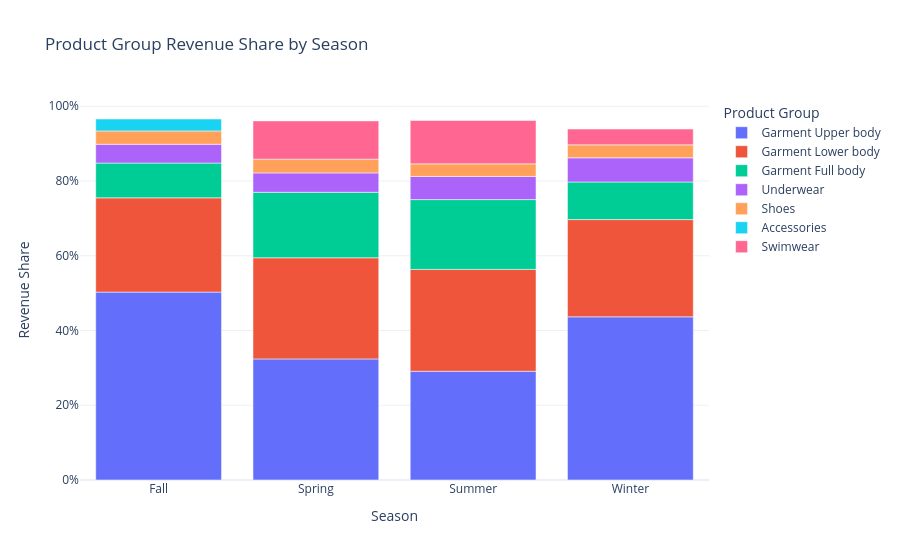

Write notebook code for a chart like this one.
### Code cell
pdf = season_group_share_ranked.toPandas()

fig = px.bar(
    pdf,
    x="season",
    y="revenue_share",
    color="product_group_name",
    title="Product Group Revenue Share by Season",
    labels={
        "season": "Season",
        "revenue_share": "Revenue Share",
        "product_group_name": "Product Group"
    }
)

fig.update_layout(
    yaxis_tickformat=".0%",
    template="plotly_white",
    legend_title_text="Product Group"
)

fig.show()

### Figure 1 — Plotly figure (JSON) as saved in the notebook; plotly's stock layout.template omitted (floating-point values rounded to 4 significant figures)
{"data": [{"hovertemplate": "Product Group=Garment Upper body<br>Season=%{x}<br>Revenue Share=%{y}<extra></extra>", "legendgroup": "Garment Upper body", "marker": {"color": "#636efa", "pattern": {"shape": ""}}, "name": "Garment Upper body", "orientation": "v", "showlegend": true, "textposition": "auto", "x": ["Fall", "Spring", "Summer", "Winter"], "xaxis": "x", "y": [0.5028, 0.324, 0.2909, 0.4366], "yaxis": "y", "type": "bar"}, {"hovertemplate": "Product Group=Garment Lower body<br>Season=%{x}<br>Revenue Share=%{y}<extra></extra>", "legendgroup": "Garment Lower body", "marker": {"color": "#EF553B", "pattern": {"shape": ""}}, "name": "Garment Lower body", "orientation": "v", "showlegend": true, "textposition": "auto", "x": ["Fall", "Spring", "Summer", "Winter"], "xaxis": "x", "y": [0.2522, 0.2706, 0.2726, 0.2602], "yaxis": "y", "type": "bar"}, {"hovertemplate": "Product Group=Garment Full body<br>Season=%{x}<br>Revenue Share=%{y}<extra></extra>", "legendgroup": "Garment Full body", "marker": {"color": "#00cc96", "pattern": {"shape": ""}}, "name": "Garment Full body", "orientation": "v", "showlegend": true, "textposition": "auto", "x": ["Fall", "Spring", "Summer", "Winter"], "xaxis": "x", "y": [0.09312, 0.1752, 0.1868, 0.1007], "yaxis": "y", "type": "bar"}, {"hovertemplate": "Product Group=Underwear<br>Season=%{x}<br>Revenue Share=%{y}<extra></extra>", "legendgroup": "Underwear", "marker": {"color": "#ab63fa", "pattern": {"shape": ""}}, "name": "Underwear", "orientation": "v", "showlegend": true, "textposition": "auto", "x": ["Fall", "Spring", "Summer", "Winter"], "xaxis": "x", "y": [0.05027, 0.05185, 0.06195, 0.06459], "yaxis": "y", "type": "bar"}, {"hovertemplate": "Product Group=Shoes<br>Season=%{x}<br>Revenue Share=%{y}<extra></extra>", "legendgroup": "Shoes", "marker": {"color": "#FFA15A", "pattern": {"shape": ""}}, "name": "Shoes", "orientation": "v", "showlegend": true, "textposition": "auto", "x": ["Fall", "Spring", "Summer", "Winter"], "xaxis": "x", "y": [0.0357, 0.03684, 0.03361, 0.03479], "yaxis": "y", "type": "bar"}, {"hovertemplate": "Product Group=Accessories<br>Season=%{x}<br>Revenue Share=%{y}<extra></extra>", "legendgroup": "Accessories", "marker": {"color": "#19d3f3", "pattern": {"shape": ""}}, "name": "Accessories", "orientation": "v", "showlegend": true, "textposition": "auto", "x": ["Fall"], "xaxis": "x", "y": [0.03185], "yaxis": "y", "type": "bar"}, {"hovertemplate": "Product Group=Swimwear<br>Season=%{x}<br>Revenue Share=%{y}<extra></extra>", "legendgroup": "Swimwear", "marker": {"color": "#FF6692", "pattern": {"shape": ""}}, "name": "Swimwear", "orientation": "v", "showlegend": true, "textposition": "auto", "x": ["Spring", "Summer", "Winter"], "xaxis": "x", "y": [0.1024, 0.116, 0.0422], "yaxis": "y", "type": "bar"}], "layout": {"xaxis": {"anchor": "y", "domain": [0.0, 1.0], "title": {"text": "Season"}}, "yaxis": {"anchor": "x", "domain": [0.0, 1.0], "title": {"text": "Revenue Share"}, "tickformat": ".0%"}, "legend": {"title": {"text": "Product Group"}, "tracegroupgap": 0}, "title": {"text": "Product Group Revenue Share by Season"}, "barmode": "relative"}}
